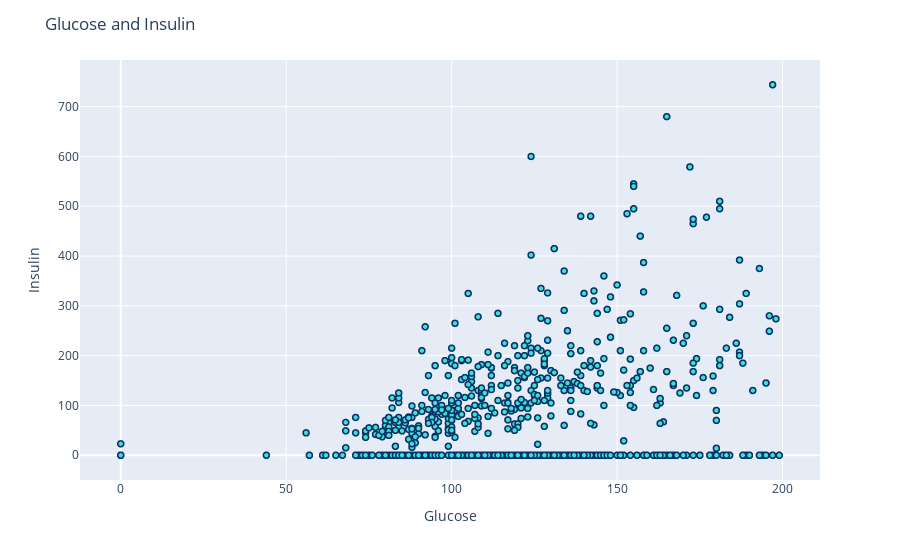

Here is the notebook cell this chart was saved with:
### Code cell
fig = px.scatter(df, x='Glucose', y='Insulin')
fig.update_traces(marker_color="turquoise",marker_line_color='rgb(8,48,107)',
                  marker_line_width=1.5)
fig.update_layout(title_text='Glucose and Insulin')
fig.show()
#There is a positive correlation between the variables glucose and insulin. 
#This makes sense, because a person with higher glucose levels would be expected to take more insulin.

### Figure 1 — Plotly figure (JSON) as saved in the notebook; plotly's stock layout.template omitted (floating-point values rounded to 4 significant figures; data arrays with more than 128 entries replaced by an {"elided": "..."} marker saying what was removed)
{"data": [{"hovertemplate": "Glucose=%{x}<br>Insulin=%{y}<extra></extra>", "legendgroup": "", "marker": {"color": "turquoise", "line": {"color": "rgb(8,48,107)", "width": 1.5}, "symbol": "circle"}, "mode": "markers", "name": "", "showlegend": false, "type": "scattergl", "x": {"elided": "2000 int values"}, "xaxis": "x", "y": {"elided": "2000 int values"}, "yaxis": "y"}], "layout": {"legend": {"tracegroupgap": 0}, "margin": {"t": 60}, "title": {"text": "Glucose and Insulin"}, "xaxis": {"anchor": "y", "domain": [0, 1], "title": {"text": "Glucose"}}, "yaxis": {"anchor": "x", "domain": [0, 1], "title": {"text": "Insulin"}}}}
